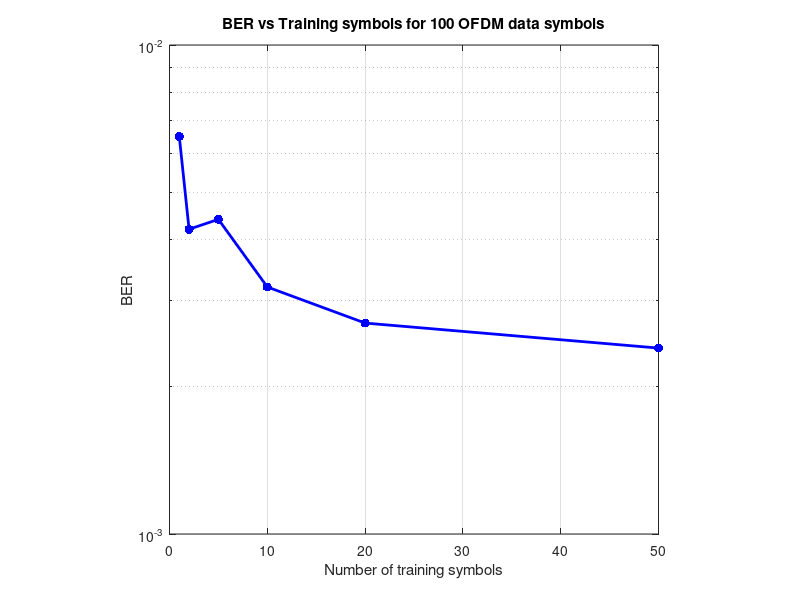
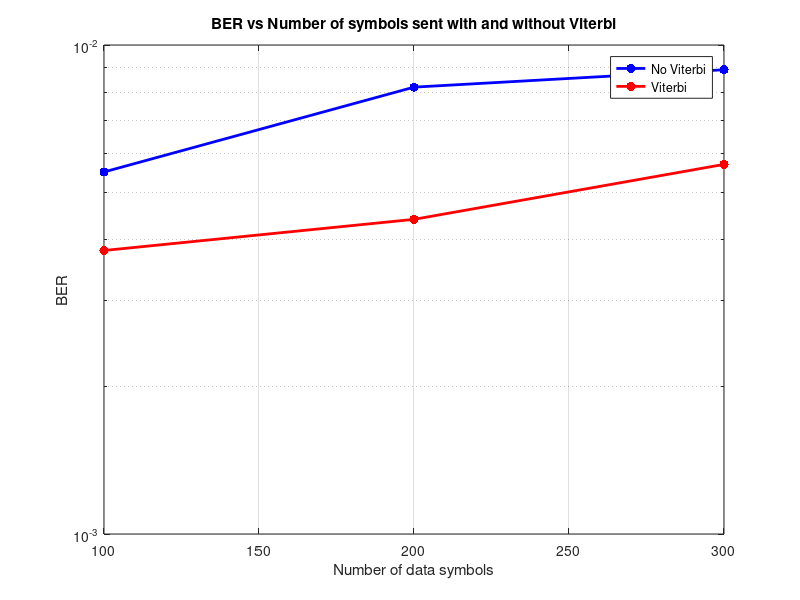

Write the MATLAB code that produced these figures, in order.
clear all
close all
clc

%% BER vs Training Rate

nb_training = [1, 2, 5, 10, 20, 50];
ber = [0.0065, 0.0042, 0.0044, 0.0032, 0.0027, 0.0024];
figure(1)
semilogy(nb_training, ber, 'b.-', 'LineWidth', 2, 'MarkerSize', 20);
ylabel('BER')
xlabel('Number of training symbols');
title('BER vs Training symbols for 100 OFDM data symbols');
axis square; box on;
grid on

%% BER vs N Symbs. Comparison Viterbi and non Viterbi

nb_symbs = [100 200 300];
ber_nonViterbi = [0.0055, 0.0082, 0.0089];
ber_Viterbi    = [0.0038, 0.0044, 0.0057];

figure(2)
semilogy(nb_symbs, ber_nonViterbi, 'b.-', 'LineWidth', 2, 'MarkerSize', 20);
hold on
semilogy(nb_symbs, ber_Viterbi, 'r.-', 'LineWidth', 2, 'MarkerSize', 20);
xlabel('Number of data symbols')
ylabel('BER')
title('BER vs Number of symbols sent with and without Viterbi')
legend('No Viterbi', 'Viterbi');
grid on



